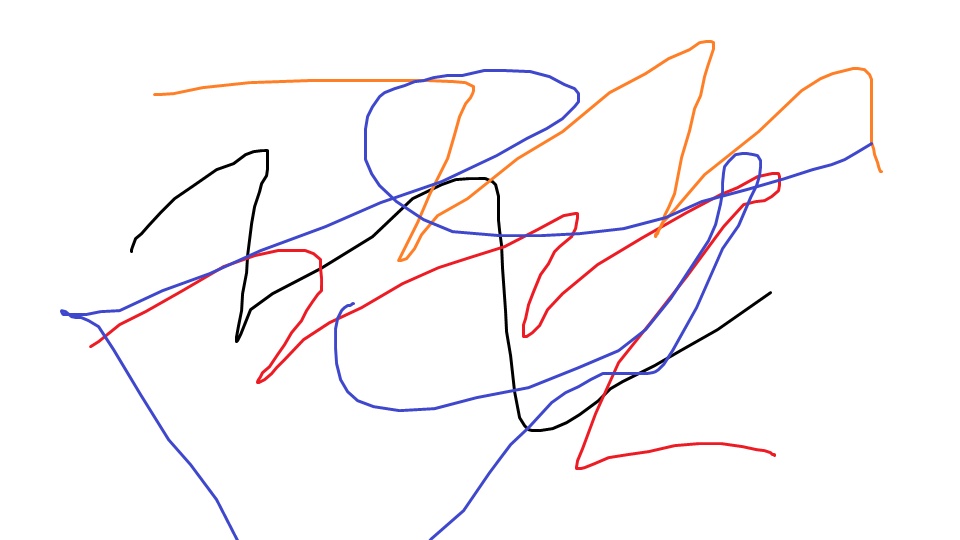
//> input picture LBPBlock/LBPBlock/images/testimage.png, 960 x 540 px
$ ./Main   (built with g++ and OpenCV 4)
//> lines starting //> are read from the running program, lines starting //| are printed output that depends on the picture
#include "opencv2/core/core.hpp"
#include "opencv2/highgui/highgui.hpp"

#include <iostream>
#include <memory>
#include <string>
#include <vector>
#include <ctime>

using namespace cv;

class block {

private:
	mutable std::vector<Mat> row;

public:

	block(int width) {

		for (int i = 0; i < width; i++)
			row.push_back(Mat::zeros(18, 18, 0));

	}

	~block() = delete;


	Mat &getBlock(int i) const {
		return row[i];
	}

};

void copyRegion(const Mat &src, Mat &dst, int off, int offx, int offy) {

	for (int i = off; i < src.rows - off; i++)
		for (int j = off; j < src.cols - off; j++)
			dst.at<uint8_t>(i+offy, j+offx) = src.at<uint8_t>(i, j);

}

uint8_t LBPValue(Mat &block, int i, int j) {

	uint8_t lval = 0;
	uint8_t pxVal = block.at<uint8_t>(i, j);

	lval += (pxVal < block.at<uint8_t>(i - 1, j + 1)) ? 1   : 0;
	lval += (pxVal < block.at<uint8_t>(i    , j + 1)) ? 2   : 0;
	lval += (pxVal < block.at<uint8_t>(i + 1, j + 1)) ? 4   : 0;
	lval += (pxVal < block.at<uint8_t>(i + 1, j    )) ? 8   : 0;
	lval += (pxVal < block.at<uint8_t>(i + 1, j - 1)) ? 16  : 0;
	lval += (pxVal < block.at<uint8_t>(i    , j - 1)) ? 32  : 0;
	lval += (pxVal < block.at<uint8_t>(i - 1, j - 1)) ? 64  : 0;
	lval += (pxVal < block.at<uint8_t>(i - 1, j    )) ? 128 : 0;

	return lval;

}


std::ostream& operator<<(std::ostream& stream, unsigned int* hist) {
	for (int i = 0; i < 256; i++) {
		stream << "Color Value : " << i << "\tFrequency : " << hist[i] << std::endl;
	}
	return stream;
}

int main(int argc, char** argv)
{
	std::clock_t start;
	double duration;

	start = std::clock();

	Mat image = imread("images/testimage.png", IMREAD_GRAYSCALE);
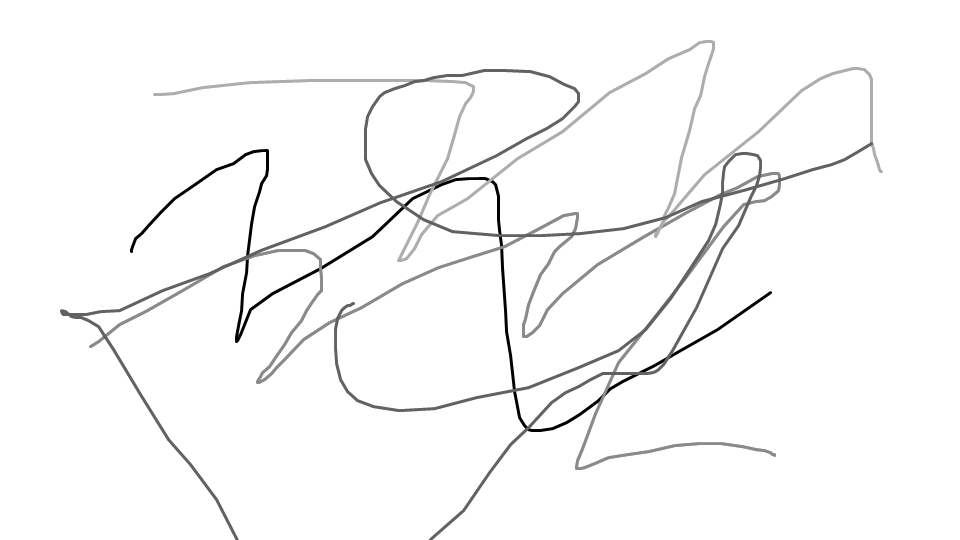
//> image: 540 rows x 960 cols, CV_8UC1; min 0, max 255, mean 248.8

	float blockSize = 16;

	size_t Xs = ceil(image.cols / blockSize);
//> Xs = 60
	size_t Ys = ceil(image.rows / blockSize);
//> Ys = 34

	int pheight = Ys * blockSize + 2;
//> pheight = 546
	int pwidth = Xs * blockSize + 2;
//> pwidth = 962

	Mat padded_img = Mat::zeros(pheight, pwidth, 0);
	copyRegion(image, padded_img, 0, 1, 1);
//> after the loop in copyRegion, `for (int i = off; i < src.rows - off; i++)`:
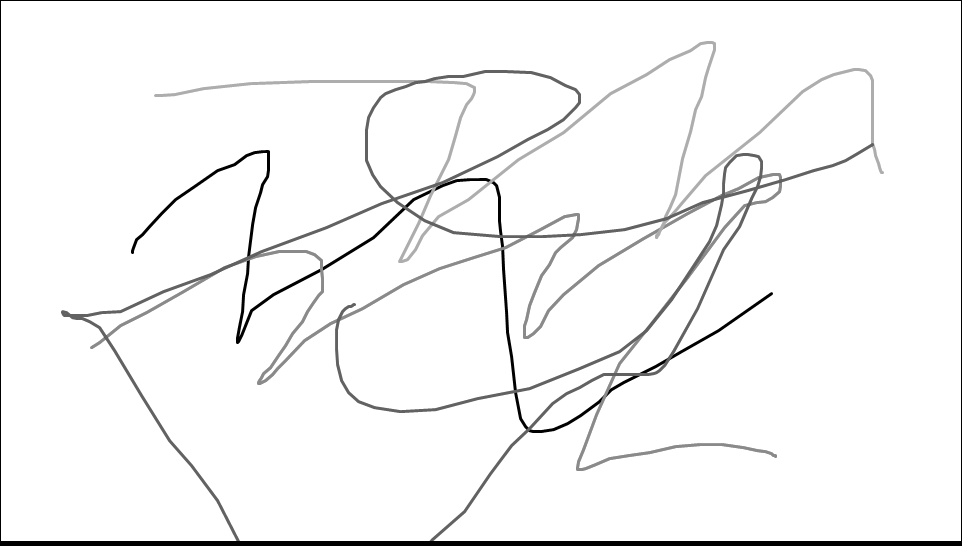
//> dst: 546 rows x 962 cols, CV_8UC1; min 0, max 255, mean 245.5

	std::vector<block*> blocks;

	// devide into blocks 16x16 +2 for borders
	for (int i = 1; i < pheight - 1; i += blockSize) {

		blocks.emplace_back(new block(Xs));
		int counter = 0;
		for (int j = 1; j < pwidth - 1; j += blockSize) {

			for (int k = 0; k < 18; k++)
				for (int z = 0; z < 18; z++)
					blocks.back()->getBlock(counter).at<uint8_t>(k, z) = padded_img.at<uint8_t>(k + i - 1, z + j - 1);

			counter++;

		}
	}

	// LBP + Image Reconstruction
	Mat lbp_img = Mat::zeros(Size(pwidth - 2, pheight - 2), 0);
	Mat lbpblock = Mat::zeros(16, 16, 0);
	for (int i = 0; i < Ys; i++) {
		for (int j = 0; j < Xs; j++) {

			for (int k = 1; k < 17; k++)
				for (int z = 1; z < 17; z++)
					lbpblock.at<uint8_t>(k - 1, z - 1) = LBPValue(blocks[i]->getBlock(j), k, z);

			copyRegion(lbpblock, lbp_img, 0, j * blockSize, i * blockSize);
		}
	}
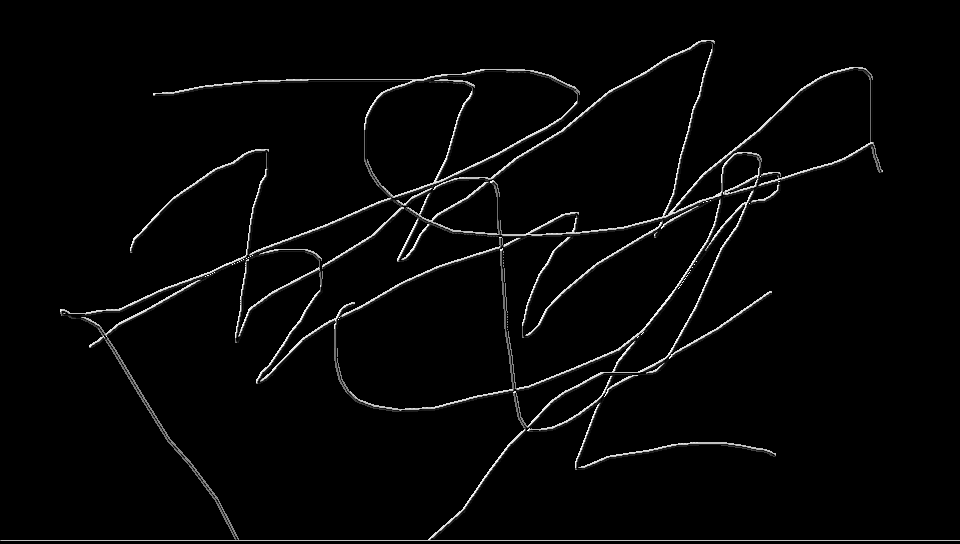
//> lbp_img: 544 rows x 960 cols, CV_8UC1; min 0, max 255, mean 6.3

	duration = (std::clock() - start) / (double)CLOCKS_PER_SEC;
	std::cout << "Time Elapsed: " << duration << '\n';

	unsigned int hist[256] = { };

	for (int i = 0; i < lbp_img.rows; i++)
		for (int j = 0; j < lbp_img.cols; j++)
			hist[lbp_img.at<uint8_t>(i, j)]++;
//> after the loop, hist = 256 values, max 494131 at index 0, min 0 at index 5, mean 2040

	std::cout << hist;
//| Color Value : 0	Frequency : 494131
//| Color Value : 1	Frequency : 62
//| Color Value : 2	Frequency : 32
//| Color Value : 3	Frequency : 47
//> (the first 4 of 48 printed lines)


	namedWindow("test", WINDOW_AUTOSIZE);
	namedWindow("lbp", WINDOW_AUTOSIZE);

	imshow("test", padded_img);
	imshow("lbp", lbp_img);

	waitKey(0);

	return 0;
}
